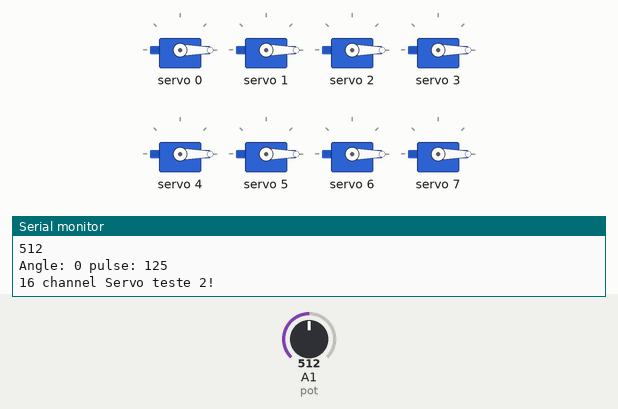
This sketch was run on a simulated Arduino Uno, built with avr-gcc and run on an emulated ATmega328P. Parts: 8 × servo, the last lines printed to the serial monitor. The inputs (shaded band) are chosen by the test bench; at power-on: A1 (pot) = 512.

Above: at 1.2 s.
1.3 s: A1 (pot) set to 0
At 2.65 s:
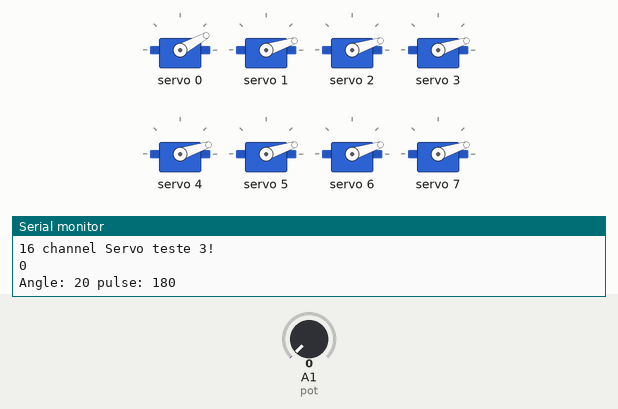
4.3 s: A1 (pot) set to 122
At 4.5 s:
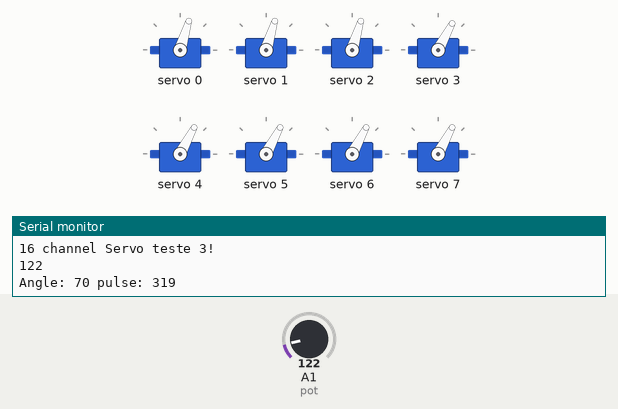
7.3 s: A1 (pot) set to 1023
At 9.8 s:
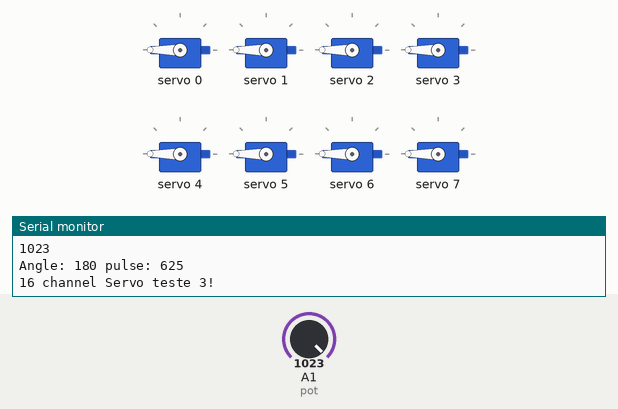
Timing chart, 0 to 19.3 s (numbered marks = the images above; inputs shaded):
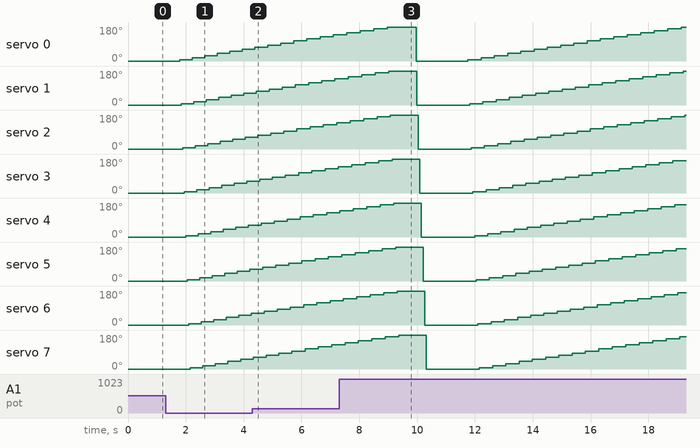

The sketch:

TestePCA9685.ino
```cpp
#include <Adafruit_PWMServoDriver.h>
Adafruit_PWMServoDriver board1 = Adafruit_PWMServoDriver();       // called this way, it uses the default address 0x40
//Adafruit_PWMServoDriver board2 = Adafruit_PWMServoDriver(0xE04);

#define SERVOMIN  125                                                 // this is the 'minimum' pulse length count (out of 4096)
#define SERVOMAX  625                                                 // this is the 'maximum' pulse length count (out of 4096)
int pot = A1;

void setup() {
  Serial.begin(9600);
  Serial.println("16 channel Servo test!");
  board1.begin();
  board1.setPWMFreq(60);                  // Analog servos run at ~60 Hz updates
  /*board2.begin();
  board2.setPWMFreq(60); */
}

void loop()
  {
    for(int i=0; i<8; i++)
      {
        int valor = analogRead(pot); //faz a leitura do potenciômetro
        Serial.println(valor);
         board1.setPWM(i, 0, angleToPulse(0) );
      Serial.println("16 channel Servo teste 2!");}
    delay(1000);

/*        for(int i=4; i<8; i++)
      { board2.setPWM(i, 0, angleToPulse(0) );
      Serial.println("16 channel Servo teste 4!");}
    delay(1000);*/

    for( int angle =0; angle<181; angle +=10)
      { for(int i=0; i<8; i++)
          {
            int valor = analogRead(pot); //faz a leitura do potenciômetro
        Serial.println(valor);
            board1.setPWM(i, 0, angleToPulse(angle) );
          Serial.println("16 channel Servo teste 3!");}
      }
    delay(100);


/*    for( int angle =0; angle<181; angle +=10)
      { for(int i=4; i<8; i++)
          { board2.setPWM(i, 0, angleToPulse(angle) );
          Serial.println("16 channel Servo teste 5!");}
      }
    delay(100);*/
  }

int angleToPulse(int ang)                             //gets angle in degree and returns the pulse width
  {  int pulse = map(ang,0, 180, SERVOMIN,SERVOMAX);  // map angle of 0 to 180 to Servo min and Servo max
     Serial.print("Angle: ");Serial.print(ang);
     Serial.print(" pulse: ");Serial.println(pulse);
     return pulse;
  }
```
